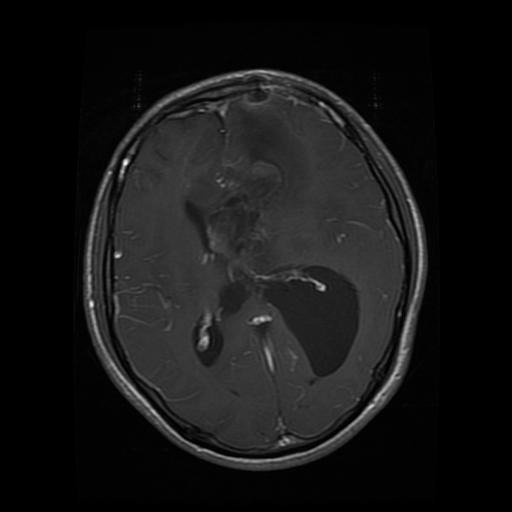
#> input picture Training/glioma/Tr-gl_0072.jpg, 512 x 512 px, found by its file name; its folder holds only this picture in this run
$ jupyter execute --allow-errors Skripsi.ipynb   (shell and % lines are left out)
#> lines starting #> are read from the running program, lines starting #| are printed output that depends on the picture; after the words box and inside, x2 and y2 are one past the last pixel; in counts of white or black regions, pixels touching at a corner belong together
<a href="https://colab.research.google.com/github/reyndomly/braintumor/blob/main/Skripsi.ipynb" target="_parent"></a>

#Clone GitHub to access the Dataset

#Import Library

[cell 1]
import os
import random
from tqdm import tqdm
import numpy as np
import pandas as pd
import matplotlib.pyplot as plt
import seaborn as sns
import cv2
import random
from IPython.display import Image
import imutils

from sklearn.metrics import accuracy_score, confusion_matrix, plot_confusion_matrix, classification_report
from sklearn.utils import shuffle
from sklearn.model_selection import train_test_split

from warnings import filterwarnings

import keras
import tensorflow.keras as K

import tensorflow as tf
from tensorflow.keras.preprocessing.image import load_img, ImageDataGenerator, array_to_img, img_to_array
from tensorflow.keras.applications import EfficientNetB1
from tensorflow.keras.models import Model
from tensorflow.keras.layers import Flatten, Dense, Conv2D, Dropout, GlobalAveragePooling2D
from tensorflow.keras.optimizers import Adam
from tensorflow.keras.callbacks import ModelCheckpoint, EarlyStopping, ReduceLROnPlateau, TensorBoard
import imutils

#Create Directories

[cell 2]
#create directory for training data
os.mkdir('/content/Crop-Brain-MRI')
os.mkdir('/content/Crop-Brain-MRI/glioma_tumor')
os.mkdir('/content/Crop-Brain-MRI/meningioma_tumor')
os.mkdir('/content/Crop-Brain-MRI/pituitary_tumor')
os.mkdir('/content/Crop-Brain-MRI/no_tumor')

#create directory for testing data
os.mkdir('/content/Test-Data')
os.mkdir('/content/Test-Data/glioma_tumor')
os.mkdir('/content/Test-Data/meningioma_tumor')
os.mkdir('/content/Test-Data/pituitary_tumor')
os.mkdir('/content/Test-Data/no_tumor')

#Visualize Data

[cell 3]
#specify directory
train_dir = '/content/braintumor/Training/'
test_dir = '/content/braintumor/Testing/'

[cell 4]
#create classes
classes = os.listdir('/content/braintumor/Training/')

[cell 5]
classes

[cell 6]
files_path_dict = {}

for c in classes:
  files_path_dict[c] = list(map(lambda x: train_dir + c + '/' + x, os.listdir(train_dir + c)))

[cell 7]
plt.figure(figsize = (17,17))
#> (this line was passed over: IPython is not available in this run)
index = 0
#> (the rest of this cell did not finish here and is left out)

[cell 8]
#check the number of images in each class in the training dataset
No_images_per_class = []
Class_name = []

for i in os.listdir('/content/braintumor/Training/'):
  train_class = os.listdir(os.path.join('/content/braintumor/Training/', i))
  No_images_per_class.append(len(train_class))
  Class_name.append(i)
  print('Number of images in {} = {} \n'.format(i, len(train_class)))

[cell 9]
#visualize class distribution in train set
plt.figure(figsize=(8, 8))
#> (this line was passed over: IPython is not available in this run)
colors = sns.color_palette('pastel')
plt.pie(No_images_per_class,
        labels = Class_name,
        autopct = '%1.1f%%',
        colors=colors)
#> (this line was passed over: IPython is not available in this run)
plt.show()

#Crop Images

[cell 10]
def crop_image(image, plot=False):

    #convert to grayscale
    img_gray = cv2.cvtColor(image, cv2.COLOR_BGR2GRAY)

    #blur
    img_gray = cv2.GaussianBlur(img_gray, (5, 5), 0)

    #apply binary threshhold
    img_thresh = cv2.threshold(img_gray, 45, 255, cv2.THRESH_BINARY)[1]

    #apply erosion
    img_thresh = cv2.erode(img_thresh, None, iterations=2)

    #dilate images
    img_thresh = cv2.dilate(img_thresh, None, iterations=2)

    #find shapes or the contour of images
    contours = cv2.findContours(img_thresh.copy(), cv2.RETR_EXTERNAL, cv2.CHAIN_APPROX_SIMPLE)

    #grab contours
    contours = imutils.grab_contours(contours)

    #find biggest contour
    c = max(contours, key=cv2.contourArea)

    #extract contour positions
    extLeft = tuple(c[c[:, :, 0].argmin()][0])
    extRight = tuple(c[c[:, :, 0].argmax()][0])
    extTop = tuple(c[c[:, :, 1].argmin()][0])
    extBot = tuple(c[c[:, :, 1].argmax()][0])

    #generate new image
    new_image = image[extTop[1]:extBot[1], extLeft[0]:extRight[0]]

    #plot
    if plot:
        plt.figure(figsize=(15, 6))
        plt.subplot(1, 2, 1)
        plt.imshow(image)
        plt.tick_params(axis='both', which='both', top=False, bottom=False, left=False, right=False,labelbottom=False, labeltop=False, labelleft=False, labelright=False)
        plt.title('Original Image')
        plt.subplot(1, 2, 2)
        plt.imshow(new_image)
        plt.tick_params(axis='both', which='both',top=False, bottom=False, left=False, right=False,labelbottom=False, labeltop=False, labelleft=False, labelright=False)
        plt.title('Cropped Image')
        plt.show()

    return new_image

[cell 11]
example_image = cv2.imread('/content/braintumor/Training/glioma/Tr-glTr_0000.jpg')
#> (the rest of this cell did not finish here and is left out)

[cell 12]
width = 240
height = 240
size = (width,height)

[cell 13]
#crop training images and save it to the directory we previously created
glioma = train_dir + 'glioma'
meningioma = train_dir + 'meningioma'
pituitary = train_dir + 'pituitary'
no_tumor = train_dir + 'notumor'

j = 0
for i in tqdm(os.listdir(glioma)):
  path = os.path.join(glioma, i)
  img = cv2.imread(path)
#> img is the input picture: shape (512, 512, 3); min 0, max 253, mean 22.1
  img = crop_image(img, plot=False)
#> call 2 of crop_image, with plot = False
#> in crop_image (call 2), `img_thresh = cv2.threshold(img_gray, 45, 255, cv2.THRESH_BINARY)[1]`:
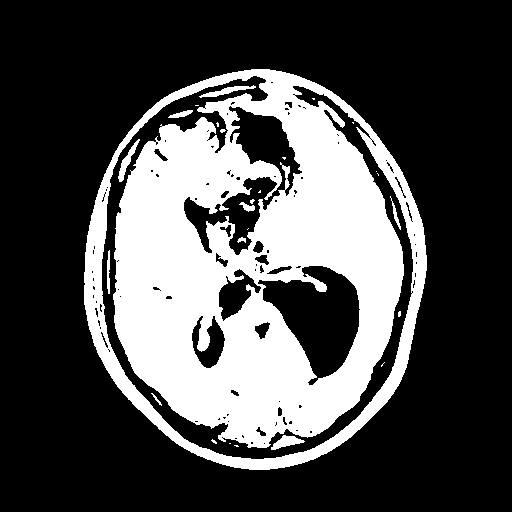
#> img_thresh: shape (512, 512); 30% white; 26 white regions (16 under 20 px), largest, box (x1, y1, x2, y2) and area: (84, 69, 427, 470) 77393, (271, 435, 305, 450) 251, (118, 139, 140, 182) 246
#> in crop_image (call 2), `img_thresh = cv2.erode(img_thresh, None, iterations=2)`: img_thresh: shape (512, 512); 23% white; 26 white regions (18 under 20 px), largest, box (x1, y1, x2, y2) and area: (115, 71, 402, 446) 54557, (86, 133, 425, 468) 5291, (208, 101, 229, 116) 143
#> in crop_image (call 2), `img_thresh = cv2.dilate(img_thresh, None, iterations=2)`:
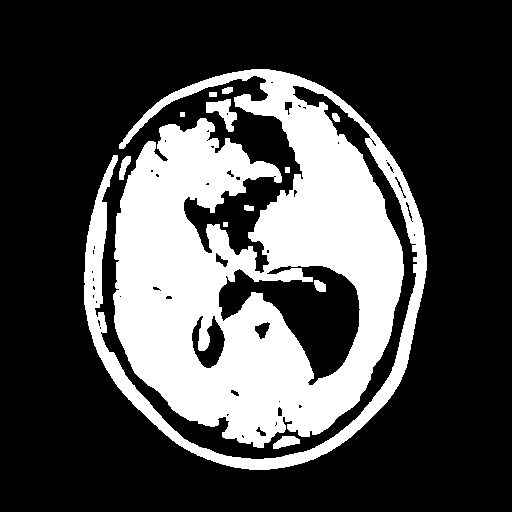
#> img_thresh: shape (512, 512); 29.1% white; 12 white regions
#> in crop_image (call 2), `contours = cv2.findContours(img_thresh.copy(), cv2.RETR_EXTERNAL, cv2...`: contours = 11 contours, 2 with area under 20; largest, box (x1, y1, x2, y2) and area: (84, 69, 427, 470) 82417, (206, 99, 237, 132) 422, (273, 436, 300, 449) 194, (119, 156, 131, 180) 128, (222, 87, 233, 94) 49
#> in crop_image (call 2), `c = max(contours, key=cv2.contourArea)`: c = contour of 1896 points, box (x1, y1, x2, y2) (84, 69, 427, 470), area 82417
#> in crop_image (call 2), `extLeft = tuple(c[c[:, :, 0].argmin()][0])`: extLeft = (84, 272)
#> in crop_image (call 2), `extRight = tuple(c[c[:, :, 0].argmax()][0])`: extRight = (426, 270)
#> in crop_image (call 2), `extTop = tuple(c[c[:, :, 1].argmin()][0])`: extTop = (251, 69)
#> in crop_image (call 2), `extBot = tuple(c[c[:, :, 1].argmax()][0])`: extBot = (249, 469)
#> in crop_image (call 2), `new_image = image[extTop[1]:extBot[1], extLeft[0]:extRight[0]]`:
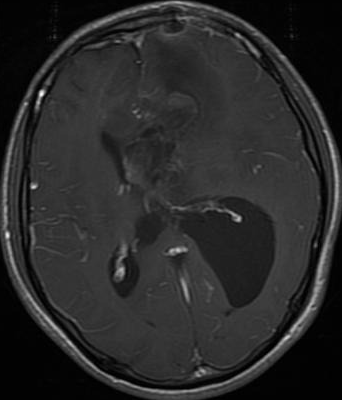
#> new_image: shape (400, 342, 3); min 0, max 253, mean 41.5

  if img is not None:
    img = cv2.resize(img,size)
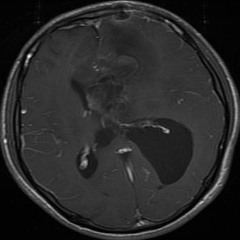
#> img: shape (240, 240, 3); min 0, max 238, mean 41.5
    save_path = '/content/Crop-Brain-MRI/glioma_tumor/' + str(j) + '.jpg'
    cv2.imwrite(save_path, img)
    j = j + 1

j = 0
for i in tqdm(os.listdir(meningioma)):
  path = os.path.join(meningioma, i)
  img = cv2.imread(path)
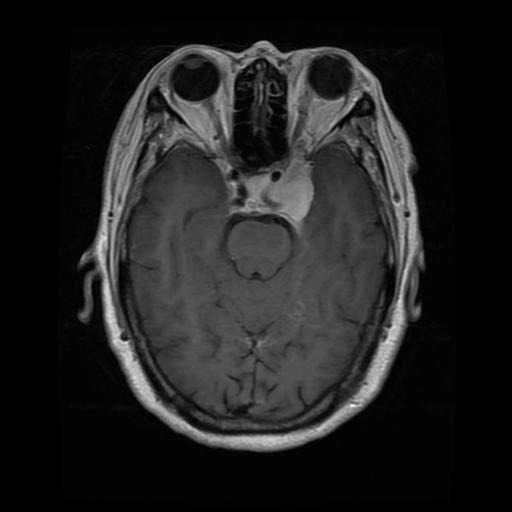
#> input picture Training/meningioma/Tr-me_0013.jpg, 512 x 512 px, found by its file name
#> img is the input picture: shape (512, 512, 3); min 0, max 255, mean 32.6
  img = crop_image(img, plot=False)
#> call 3 of crop_image, with plot = False
#> in crop_image (call 3), `img_thresh = cv2.threshold(img_gray, 45, 255, cv2.THRESH_BINARY)[1]`:
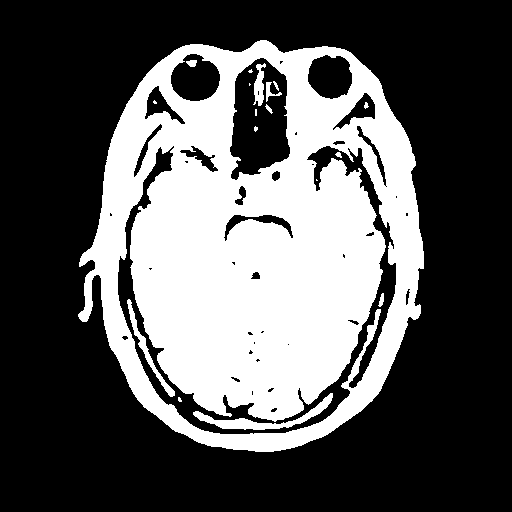
#> img_thresh: shape (512, 512); 34.7% white; 18 white regions (7 under 20 px), largest, box (x1, y1, x2, y2) and area: (78, 40, 424, 452) 88535, (193, 393, 333, 430) 1058, (127, 299, 175, 397) 555
#> in crop_image (call 3), `img_thresh = cv2.erode(img_thresh, None, iterations=2)`:
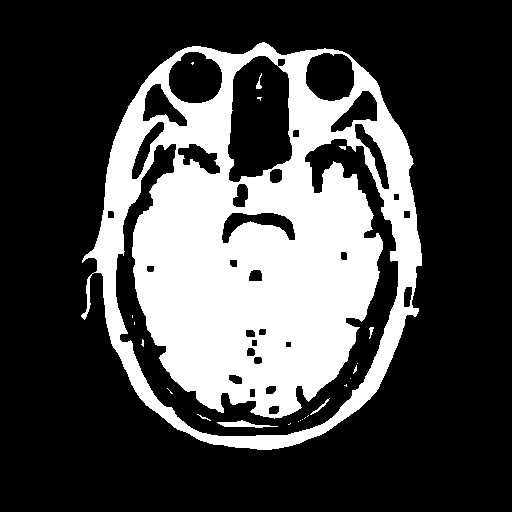
#> img_thresh: shape (512, 512); 28.6% white; 23 white regions (16 under 20 px), largest, box (x1, y1, x2, y2) and area: (81, 42, 422, 450) 74618, (217, 420, 278, 428) 221, (310, 398, 330, 415) 52
#> in crop_image (call 3), `img_thresh = cv2.dilate(img_thresh, None, iterations=2)`:
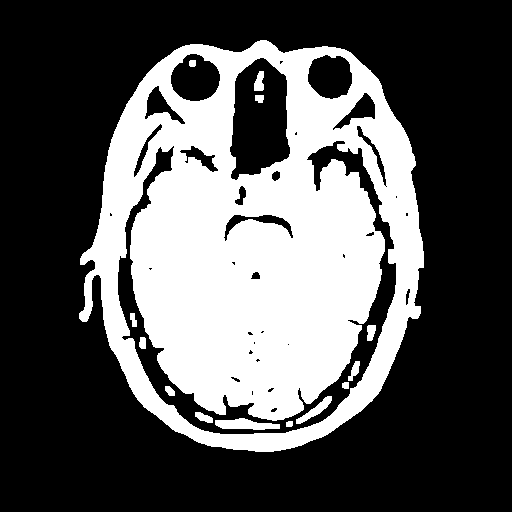
#> img_thresh: shape (512, 512); 34.1% white; 14 white regions
#> in crop_image (call 3), `contours = cv2.findContours(img_thresh.copy(), cv2.RETR_EXTERNAL, cv2...`: contours = 1 contour; box (x1, y1, x2, y2) and area: (79, 40, 424, 452) 110132
#> in crop_image (call 3), `c = max(contours, key=cv2.contourArea)`: c = contour of 595 points, box (x1, y1, x2, y2) (79, 40, 424, 452), area 110132
#> in crop_image (call 3), `extLeft = tuple(c[c[:, :, 0].argmin()][0])`: extLeft = (79, 313)
#> in crop_image (call 3), `extRight = tuple(c[c[:, :, 0].argmax()][0])`: extRight = (423, 267)
#> in crop_image (call 3), `extTop = tuple(c[c[:, :, 1].argmin()][0])`: extTop = (260, 40)
#> in crop_image (call 3), `extBot = tuple(c[c[:, :, 1].argmax()][0])`: extBot = (255, 451)
#> in crop_image (call 3), `new_image = image[extTop[1]:extBot[1], extLeft[0]:extRight[0]]`:
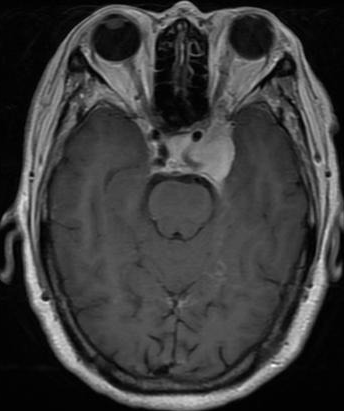
#> new_image: shape (411, 344, 3); min 0, max 255, mean 59.5

  if img is not None:
    img = cv2.resize(img, size)
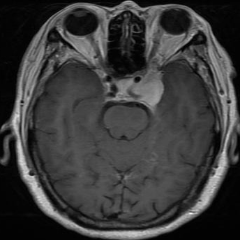
#> img: shape (240, 240, 3); min 0, max 247, mean 59.3
    save_path = '/content/Crop-Brain-MRI/meningioma_tumor/' + str(j) + '.jpg'
    cv2.imwrite(save_path, img)
    j = j + 1

j = 0
#> (the rest of this cell did not finish here and is left out)

[cell 14]
#crop testing images and save it to the directory we previously created
test_glioma = test_dir + 'glioma'
test_meningioma = test_dir + 'meningioma'
test_pituitary = test_dir + 'pituitary'
test_no_tumor = test_dir + 'notumor'

j = 0
for i in tqdm(os.listdir(test_glioma)):
  path = os.path.join(test_glioma, i)
  img = cv2.imread(path)
  #img = crop_image(img, plot=False)

  if img is not None:
    img = cv2.resize(img, size)
    save_path = '/content/Test-Data/glioma_tumor/' + str(j) + '.jpg'
    cv2.imwrite(save_path, img)
    j = j + 1

j = 0
for i in tqdm(os.listdir(test_meningioma)):
  path = os.path.join(test_meningioma, i)
  img = cv2.imread(path)
  #img = crop_image(img, plot=False)

  if img is not None:
    img = cv2.resize(img, size)
    save_path = '/content/Test-Data/meningioma_tumor/' + str(j) + '.jpg'
    cv2.imwrite(save_path, img)
    j = j + 1

j = 0
#> (the rest of this cell did not finish here and is left out)

#Data Preparation

[cell 15]
colors_dark = ["#1F1F1F", "#313131", '#636363', '#AEAEAE', '#DADADA']
colors_red = ["#331313", "#582626", '#9E1717', '#D35151', '#E9B4B4']
colors_green = ['#01411C','#4B6F44','#4F7942','#74C365','#D0F0C0']

sns.palplot(colors_dark)
#> (this line was passed over: IPython is not available in this run)
sns.palplot(colors_green)
#> (this line was passed over: IPython is not available in this run)
sns.palplot(colors_red)
#> (this line was passed over: IPython is not available in this run)
